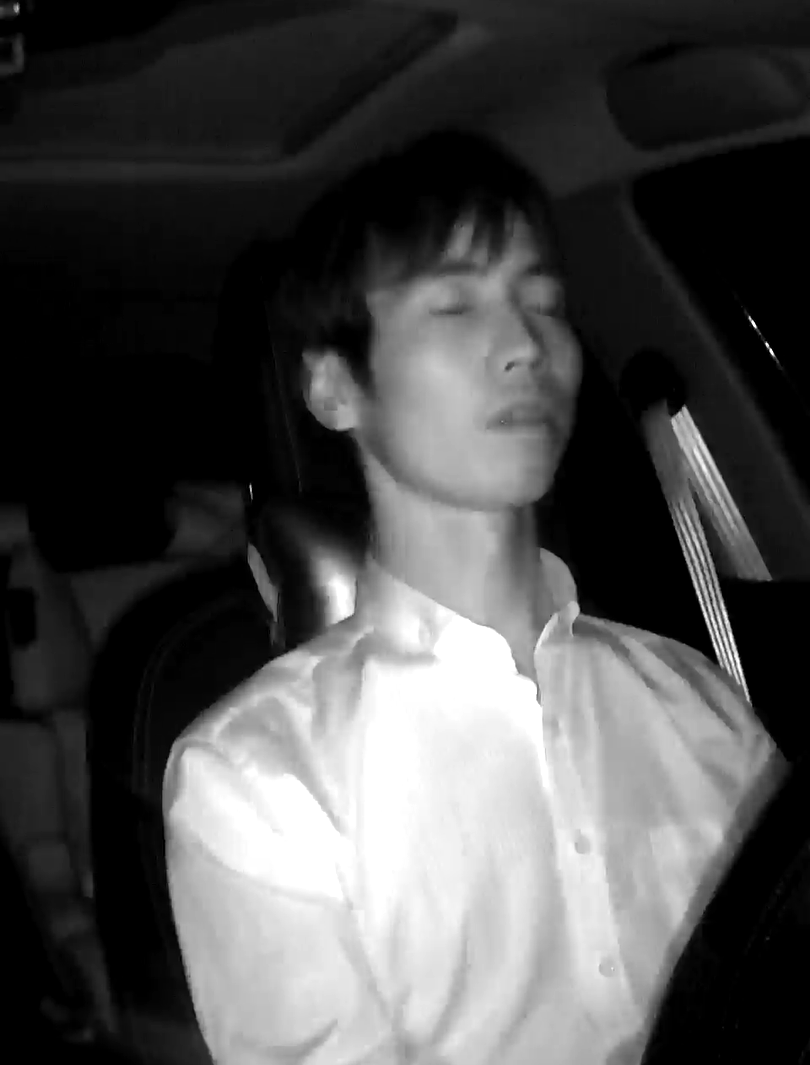
#> input picture resources/figure/1.png, 810 x 1065 px
$ python draft_copy.py
#> lines starting #> are read from the running program, lines starting #| are printed output that depends on the picture
import numpy as np
import cv2
import time
from scipy import signal

# [38 lines left out: functions createLoGKernel, LoG, gaussConv2, DoG, not called in this run]


def motionDiff(current_frame, diff):
    out = abs(np.sign(current_frame * diff))*255
    return out

##马赛克
# [28 lines left out: functions do_mosaic, segment, not called in this run]

def nothing(x):
    pass

# [11 lines left out: function FillHole, not called in this run]


cv2.namedWindow('res')

cv2.createTrackbar('max','res',0,255,nothing)
cv2.createTrackbar('min','res',0,255,nothing)

frame = cv2.imread("../resources/figure/1.png",0)
#> frame is the input picture: shape (1065, 810); min 0, max 255, mean 75.8
# frame = segment(frame, 40, 110)

# calhe = cv2.createCLAHE(clipLimit=5.0, tileGridSize=(3,3))
# frame = calhe.apply(frame)
frame = frame[200:520, 0:640]
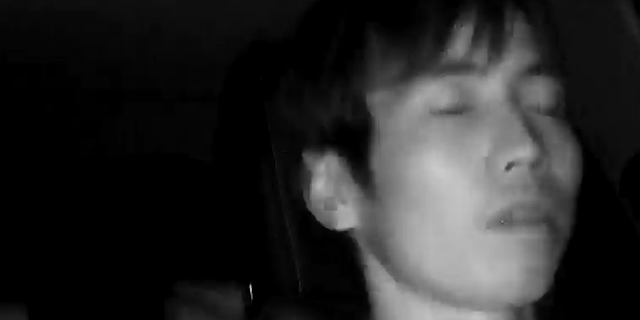
#> frame: shape (320, 640); min 0, max 203, mean 39.5
maxVal=200
minVal=100

while (1):

    if cv2.waitKey(20) & 0xFF==27:
#> (key Esc is pressed here)
        break
    maxVal = cv2.getTrackbarPos('max','res')
    minVal = cv2.getTrackbarPos('min','res')
    # edge = cv2.Canny(frame,minVal,maxVal)
    result = segment(frame, minVal, maxVal)
    # [6 lines of commented-out code are left out]
    cv2.imshow('res', result)
#> (the run stopped early here; a loop or call above may not have finished)

$ run again, with resources/figure/3.png copied over resources/figure/1.png
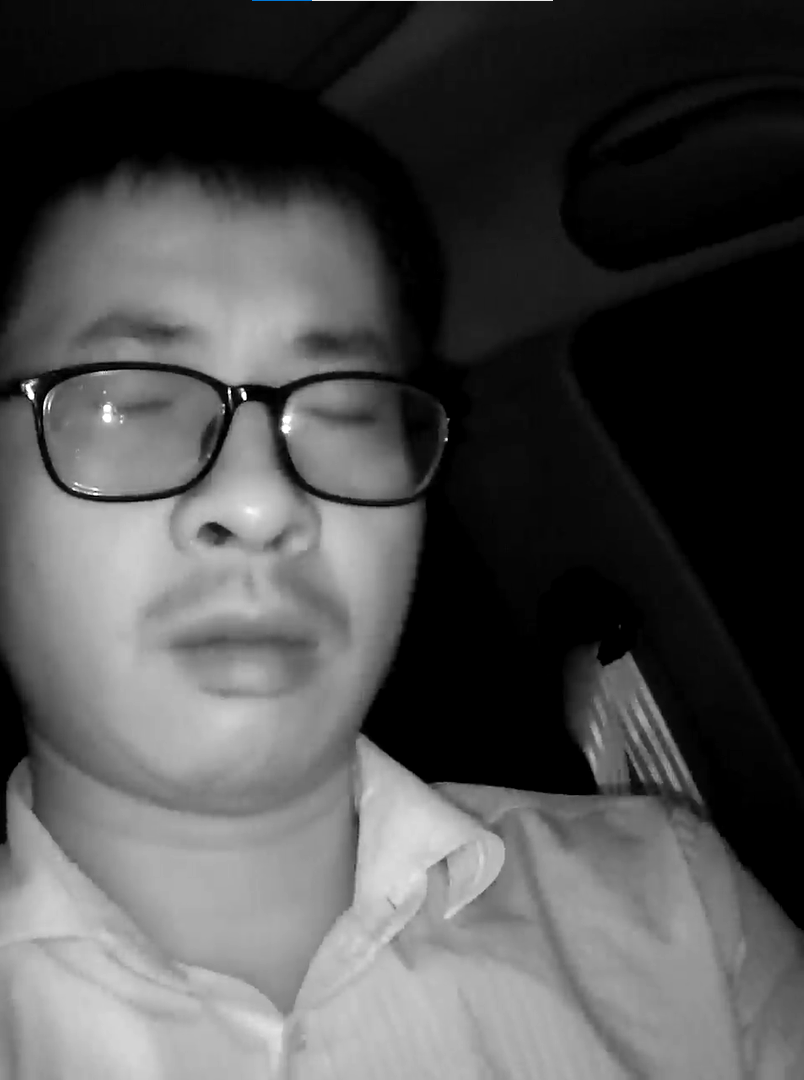
#> input picture resources/figure/3.png, 804 x 1080 px
#> `frame = frame[200:520, 0:640]`:
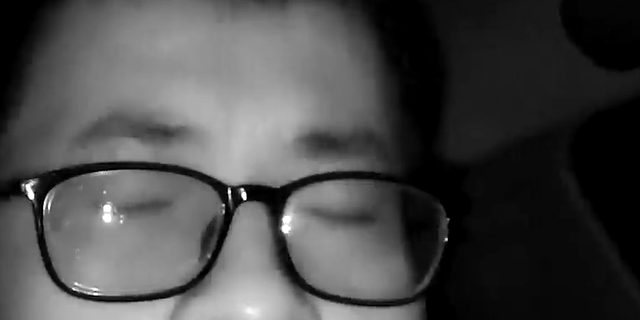
#> frame: shape (320, 640); min 0, max 255, mean 73
